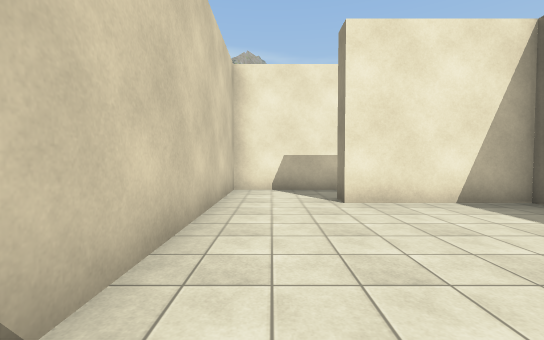
[1] (above)

17 first-person views from a walk through a Unity game level. The camera is 1.4 m above the floor, tilts 2° down and sees 90° across. The floor is counted in squares, 2 m on a side. Each view is taken from the middle of a square. On the plan, view 1 faces up. The plan holds only what a view shows up to about 9 squares ahead; the rest is blank. The place goes on beyond the plan. Some trees and plants on the terrain are drawn as simple stand-ins. The player is left out. Some surface patterns are stand-ins.

[2]
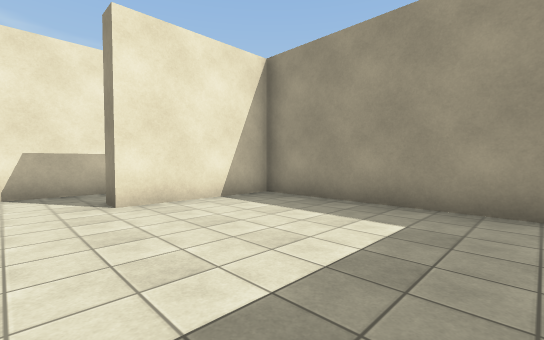

[3]
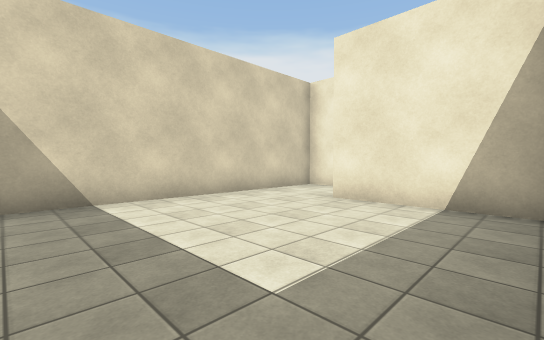

[4]
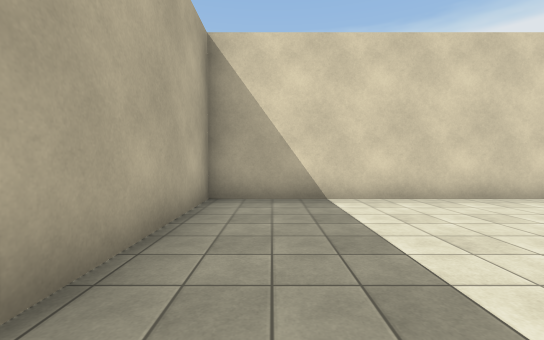

[5]
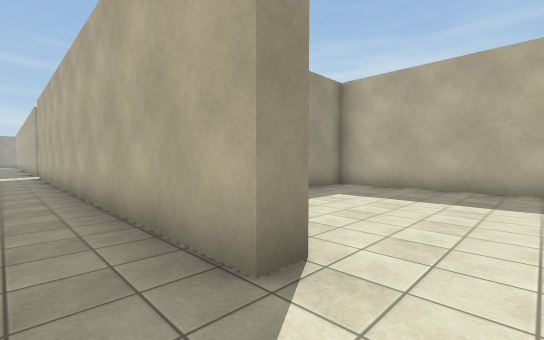

[6]
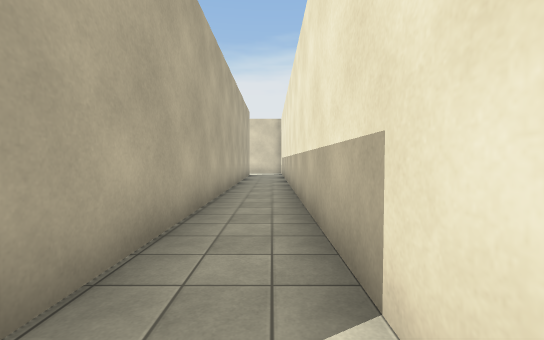

[7]
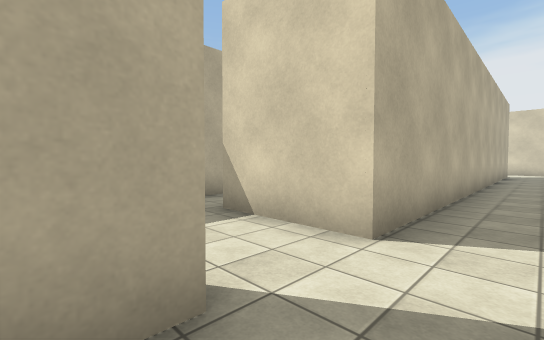

[8]
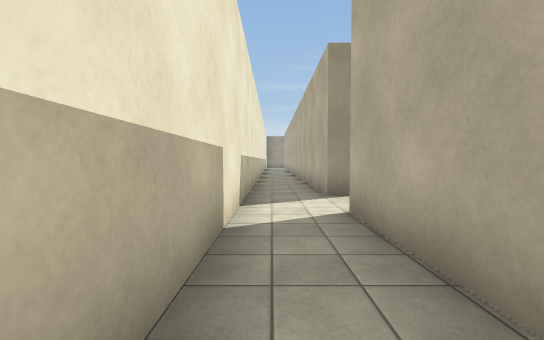

[9]
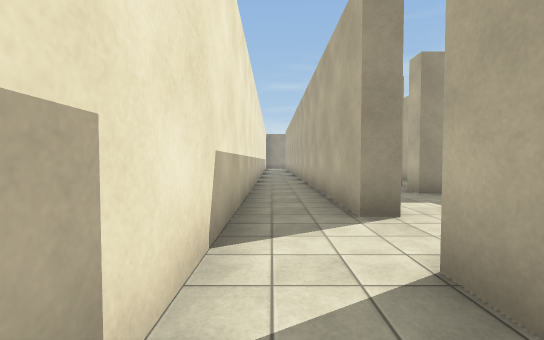

[10]
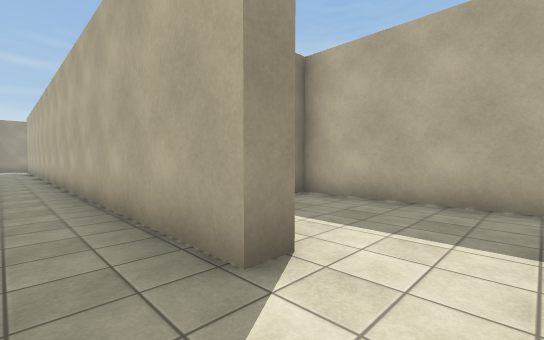

[11]
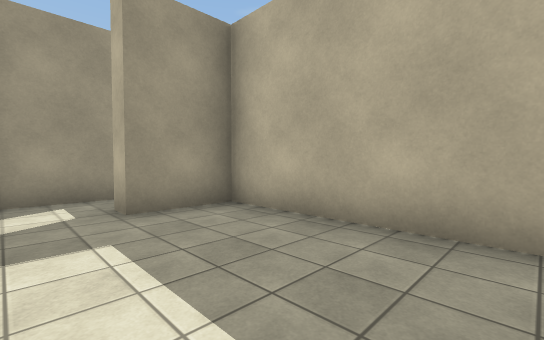

[12]
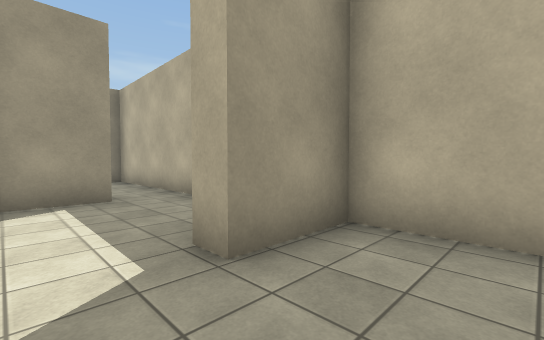

[13]
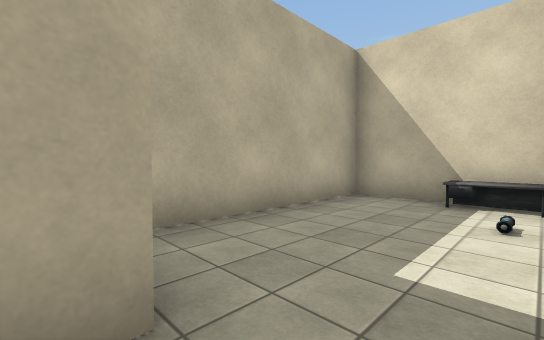

[14]
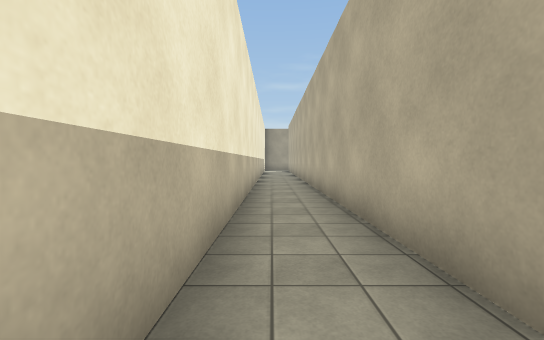

[15]
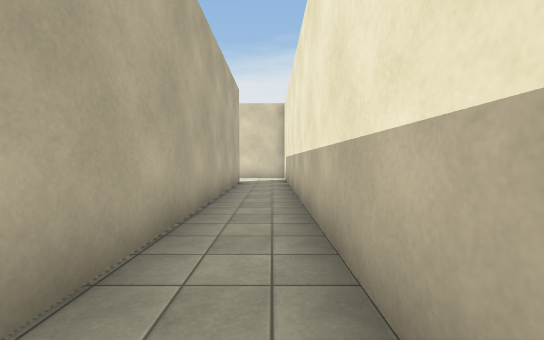

[16]
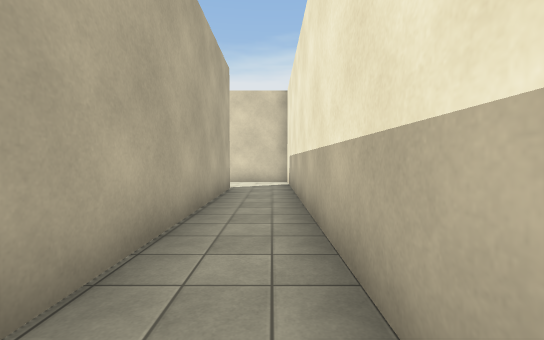

[17]
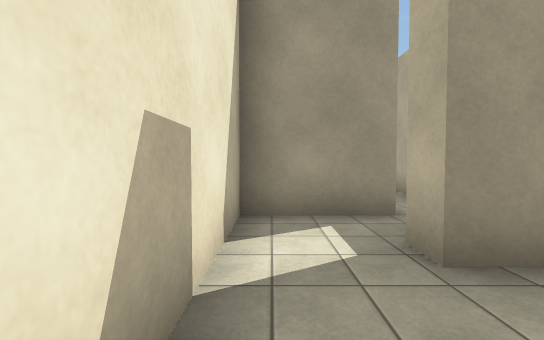

### Floor plan
Ten units are one square. View 1 is at (0, 0); x grows to the right and y downward. Boxes are objects, and circles mark ways between rooms. Rooms are numbered by the first view taken in them; rooms with no view inside come last. Other rooms are left out.
<svg viewBox="-14 -70 264 87">
<path fill="none" stroke="#000" d="M-9 -45 -9 12 43 12 43 -44 12 -44M153 -44 153 -49 245 -49M12 -44 12 -49 137 -49M241 -65 -9 -65 -9 -45M194 -24 194 -44 164 -44M137 -49 137 -26M136 -12 178 -12 178 -29 184 -29M126 -12 136 -12M132 -26 132 -41M48 -41 48 -12 96 -12 96 -29 101 -29"/>
<rect x="45" y="-35" width="10" height="10" fill="#bbb"><title>table</title></rect>
<circle cx="5" cy="-50" r="3" fill="#2a7"/>
<circle cx="145" cy="-50" r="3" fill="#2a7"/>
<circle cx="130" cy="-20" r="3" fill="#2a7"/>
<text x="20" y="-20">1</text>
<text x="110" y="-60">2</text>
<text x="170" y="-30">3</text>
<text x="90" y="-30">4</text>
</svg>
Room 1 opens to room 2. Room 2 opens to room 3. Room 3 opens to room 4.

Where each view was taken, in squares from view 1:
view 1: 0 up, 0 right, facing up
view 2: 0 up, 0 right, facing up-right
view 3: 0 up, 4 right, facing up-left
view 4: 0 up, 4 right, facing left
view 5: 6 up, 0 right, facing down-right
view 6: 6 up, 14 right, facing left
view 7: 6 up, 16 right, facing down-left
view 8: 6 up, 10 right, facing right
view 9: 6 up, 12 right, facing right
view 10: 6 up, 14 right, facing down-right
view 11: 4 up, 14 right, facing down-right
view 12: 4 up, 8 right, facing down-right
view 13: 4 up, 10 right, facing down-left
view 14: 6 up, 16 right, facing right
view 15: 6 up, 10 right, facing left
view 16: 6 up, 8 right, facing left
view 17: 4 up, 16 right, facing right
